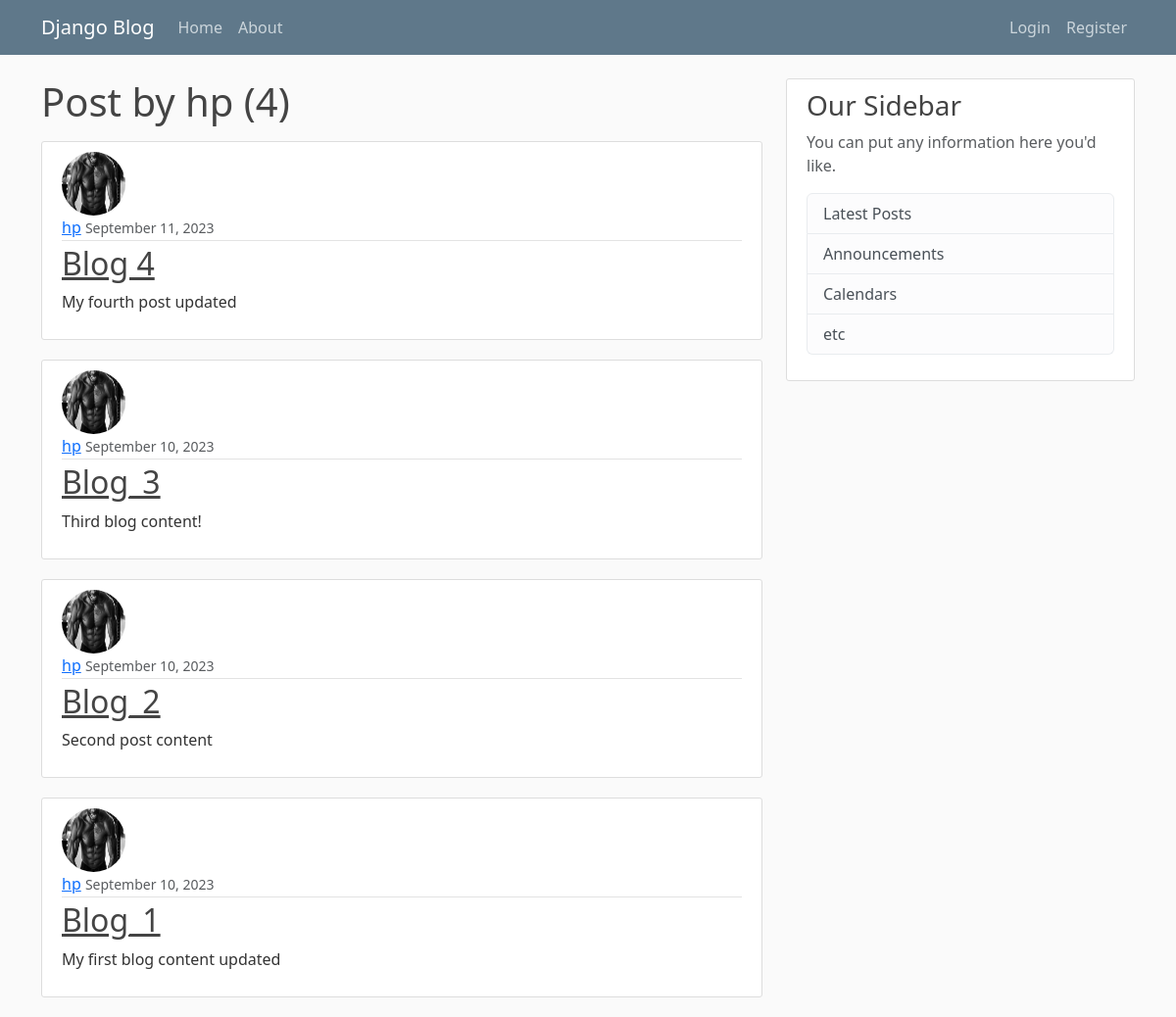
Screenshot of /user/hp/ with the database file from the repository.
### blog/models.py (models this page shows, shortened)
class Post(models.Model):
    title = models.CharField(max_length=100)
    content = models.TextField()
    date_posted = models.DateTimeField(default=timezone.now)
    author = models.ForeignKey(User, on_delete=models.CASCADE)

### users/models.py (models this page shows, shortened)
class Profile(models.Model):
    user = models.OneToOneField(User, on_delete=models.CASCADE)
    image = models.ImageField(default='default.jpg', upload_to='profile_pics')

### blog/views.py (the view)
# urls.py: path('user/<str:username>/', UserPostListView.as_view(), name='user.post'),
class UserPostListView(ListView):
    model = Post
    template_name = 'blog/user_posts.html'
    context_object_name = 'posts'
    paginate_by = 5
    def get_queryset(self):
        user = get_object_or_404(User, username=self.kwargs.get('username'))
        return Post.objects.filter(author=user).order_by('-date_posted')

### blog/templates/blog/user_posts.html (shortened to what this page needs)
{% extends 'blog/base.html' %}
{% block content %}
    <h1 class="mb-3">Post by {{ view.kwargs.username }} ({{ page_obj.paginator.count }})</h1>
    {% for post in posts %}
    <article class="media content-section">
        <img class="rounded-circle article-img" src="{{ post.author.profile.image.url }}">
      <div class="media-body">
        <div class="article-metadata">
          <a class="mr-2" href="{% url 'user.post' post.author.username %}">{{ post.author }}</a>
          <small class="text-muted">{{ post.date_posted | date:"F d, Y" }}</small>
        </div>
        <h2><a class="article-title" href="{% url 'post.detail' post.id %}">{{ post.title }}</a></h2>
        <p class="article-content">{{ post.content }}</p>
      </div>
    </article>
    {% endfor %}
{% endblock %}

### blog/static/blog/main.css (style rules this page uses)
body { background: #fafafa; color: #333333; margin-top: 5rem; }
h1, h2, h3, h4, h5, h6 { color: #444444; }
.content-section { background: #ffffff; padding: 10px 20px; border: 1px solid #dddddd; border-radius: 3px; margin-bottom: 20px; }
.article-title { color: #444444; }
.article-content { white-space: pre-line; }
.article-img { height: 65px; width: 65px; margin-right: 16px; }
.article-metadata { padding-bottom: 1px; margin-bottom: 4px; border-bottom: 1px solid #e3e3e3 }

### rows the page displays
Post: author.profile.image (picture), author "hp", date_posted "September 11, 2023", title "Blog 4", content "My fourth post updated"
Post: author.profile.image (picture), author "hp", date_posted "September 10, 2023", title "Blog_3", content "Third blog content!"
Post: author.profile.image (picture), author "hp", date_posted "September 10, 2023", title "Blog_2", content "Second post content"
Post: author.profile.image (picture), author "hp", date_posted "September 10, 2023", title "Blog_1", content "My first blog content updated"

### other values shown
{{ view.kwargs.username }} "hp"
{{ page_obj.paginator.count }} "4"
